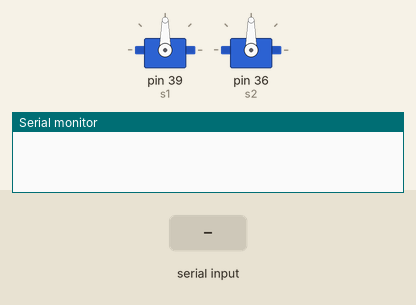
This sketch was run on a simulated Arduino Mega 2560, built with avr-gcc and run on an emulated ATmega2560. Parts: 2 × servo, the last lines printed to the serial monitor. The inputs (shaded band) are chosen by the test bench.

Above: at 3.2 s.
3.3 s: "on\n" received over Serial
At 4.5 s:
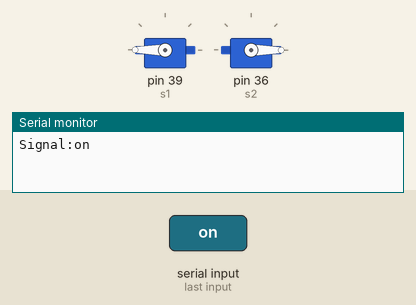
4.8 s: "off\n" received over Serial
At 5.9 s:
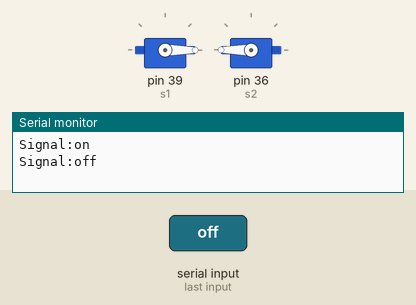
Timing chart, 0 to 7.8 s (numbered marks = the images above; inputs shaded):
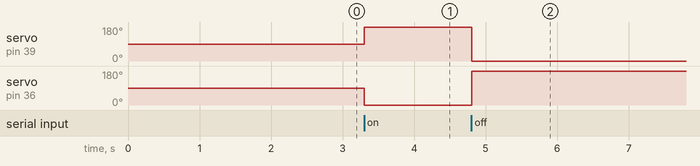

Measured:
- after the input at 3.3 s, servo on pin 39 (s1): 90° → 180° at once; servo on pin 36 (s2): 90° → 0° at once
- after the input at 4.8 s, servo on pin 39 (s1): 180° → 0° at once; servo on pin 36 (s2): 0° → 180° at once

The sketch:

sketch_apr29a.ino
```cpp
#include<Servo.h>
Servo s1;
Servo s2;

String signal;

void setup() {
  Serial.begin(9600);

  s1.attach(39);
  s2.attach(36);

  delay(2000);

}

void loop() {
  if (Serial.available()) {
    signal = Serial.readStringUntil('\n');
    signal.trim();

    if (signal.equals("on")) {
      s1.write(180);
      s2.write(0);
    }
    else if (signal.equals("off")) {
      s1.write(0);
      s2.write(180);
    }
    Serial.print("Signal:");
    Serial.println(signal);
  }
}
```
